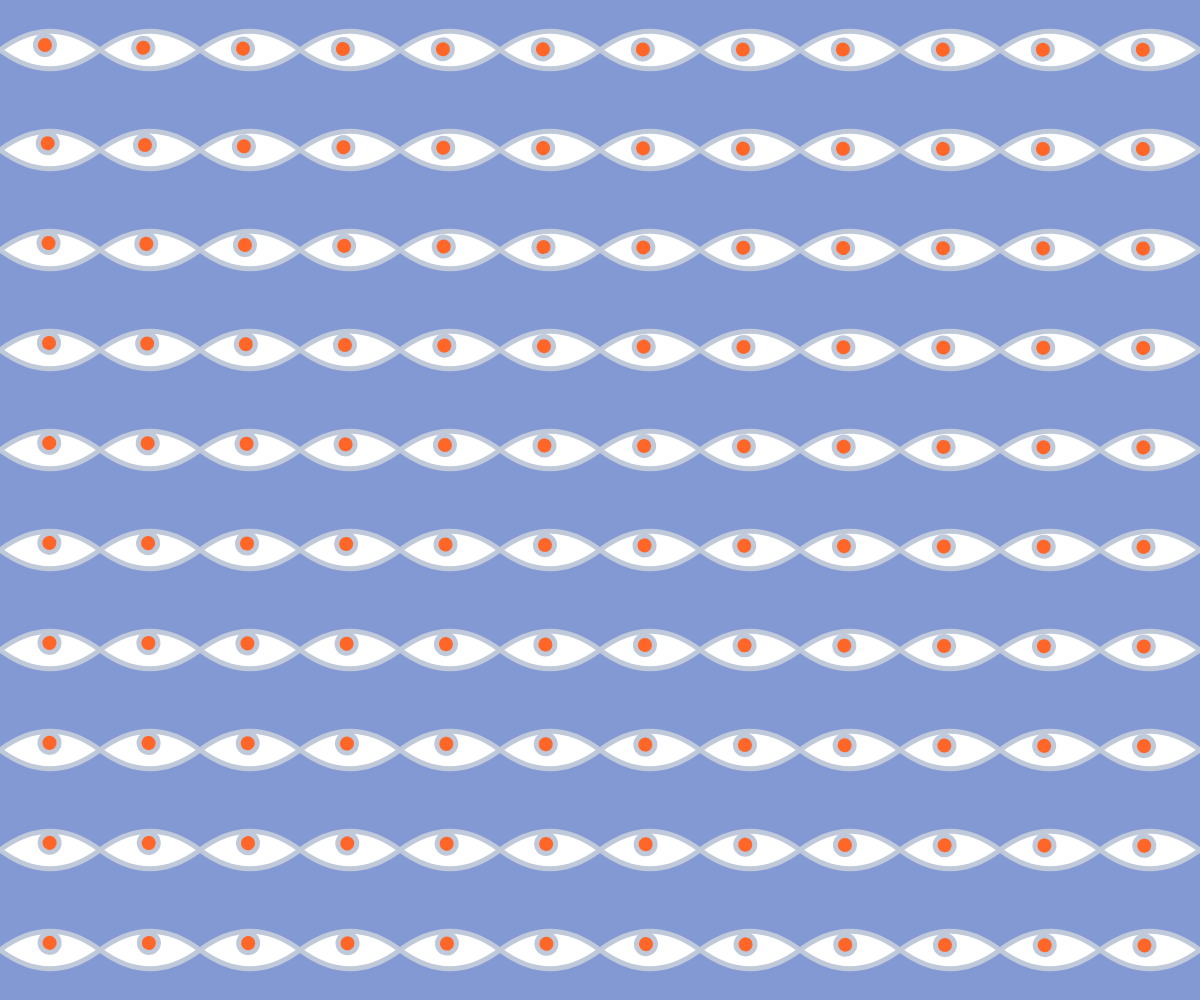
Frame 1 (no input)
Frame 60 (no input): identical to frame 1, image omitted
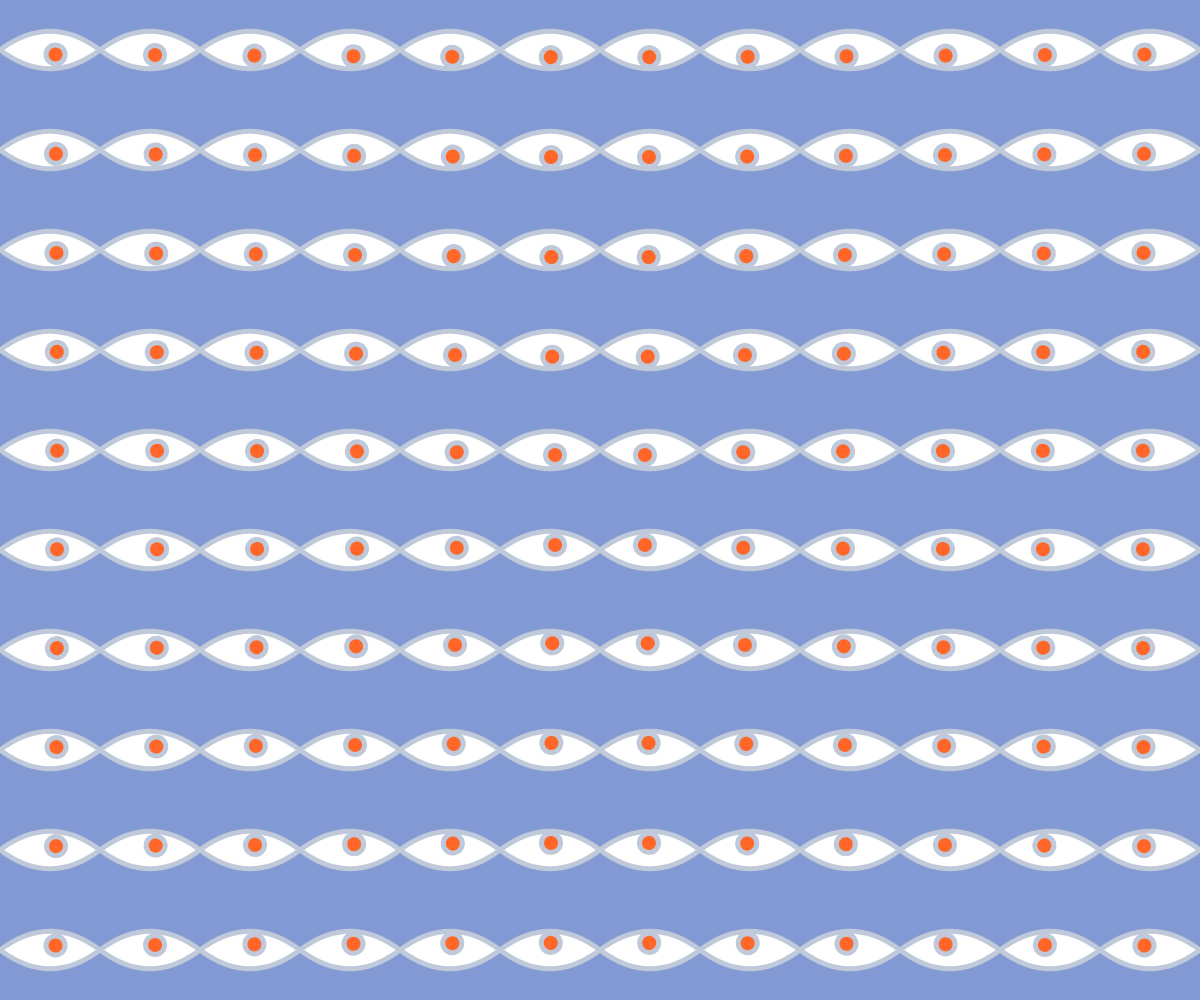
Frame 120 (the mouse pressed at the canvas centre since frame 60)

The p5.js sketch that drew these frames (run headless with seeded random() and noise() and a simulated clock; from frame 60 on, the mouse is pressed at the canvas centre):

// p5.js sketch
// ── sketch.js
let resolution = 100;
let mainGrid = [];
let padding = 50;


function preload() {

}

function setup() {
    createCanvas(windowWidth, windowHeight);

    cols = floor(width / resolution);
    rows = floor(height / resolution);

    grid = make2DArray(cols, rows);
    for (let i = 0; i < cols; i++) {
        for (let j = 0; j < rows; j++) {
            let ex = map(i, 0, cols - 1, padding, width - padding);
            let ey = map(j, 0, rows - 1, padding, height - padding);
            grid[i][j] = new Eye(ex, ey, resolution / 3.5);
            //console.log(grid[i][j]);
        }
    }
    mainGrid = grid;
}

function draw() {

    background(131, 153, 212);
    noStroke();
    
    

    for (let i = 0; i < cols; i++) {
        for (let j = 0; j < rows; j++) {
            mainGrid[i][j].update(mouseX, mouseY)
            mainGrid[i][j].display();
        }
    }
}

function make2DArray(cols, rows) {
    let arr = new Array(cols);
    for (let i = 0; i < arr.length; i++) {
        arr[i] = new Array(rows);
    }
    return arr;
}

function Eye(tx, ty, ts) {
    this.x = tx;
    this.y = ty;
    this.size = ts;
    this.angle = 0;

    this.update = function (mx, my) {
        this.angle = atan2(my - this.y, mx - this.x);
    };

    this.display = () => {


        let r = resolution / 2;
        stroke(191, 201, 217);
        strokeWeight(floor(r / 10));
        strokeCap(ROUND);
        // curve(100, 1000, 200, 350, 500, 350, 600, 1000)
        // curve(100, -300, 200, 350, 500, 350, 600, -300)
        //top eye
        //c is curve hardness
        let c = 3;
        fill(255);
        curve(this.x - (r * c), this.y + (r * c), this.x - r, this.y,
            this.x + (r), this.y, this.x + (r * c), this.y + (r * c));
        //bottom eye
        curve(this.x - (r * c), this.y - (r * c), this.x - r, this.y,
            this.x + (r), this.y, this.x + (r * c), this.y - (r * c));

        push();
        translate(this.x, this.y);
        rotate(this.angle);
        fill(255, 102, 40);
        ellipse(this.size / 4, 0, this.size / 1.5, this.size / 1.5);
        pop();
    };
}
